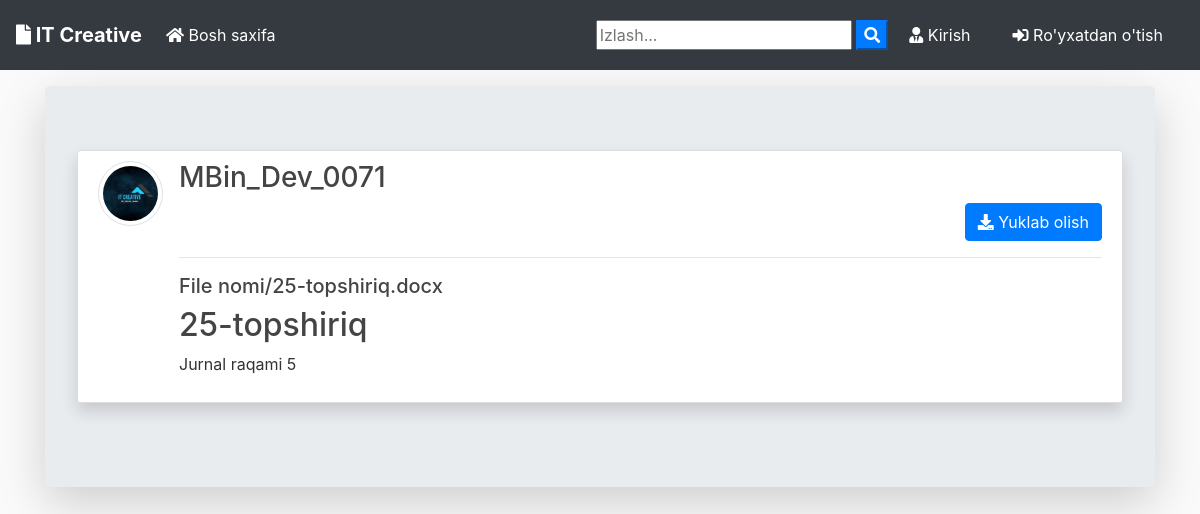
Page /post/23/ on the committed database.
### blog/models.py (models this page shows, shortened)
class Post(models.Model):
	title = models.CharField(max_length=100)
	file = models.FileField(null=True,blank=True,upload_to='File nomi')
	content = models.TextField()
	date_posted = models.DateTimeField(default=timezone.now)
	author = models.ForeignKey(User, on_delete=models.CASCADE)
	def extension(self):
		name, extension = os.path.splitext(self.file.name)
		return extension

### users/models.py (models this page shows, shortened)
class Profile(models.Model):
    user = models.OneToOneField(User, on_delete=models.CASCADE)
    image = models.ImageField(default='default.jpg', upload_to='profile_pics')

### blog/views.py (the view)
# urls.py: path('post/<int:pk>/', PostDetailView.as_view(), name='post-detail'),
class PostDetailView(DetailView):
    model = Post
    template_name = 'blog/post_detail.html'

### blog/templates/blog/post_detail.html (shortened to what this page needs)
{% extends "blog/base.html" %}
{% block content %}
<div class="jumbotron mt-3 shadow-lg">
<article class="media content-section shadow ">
   <a href="{{ object.author.profile.image.url }} " target="_blank"> <img src="{{ object.author.profile.image.url }}  " alt="" class="article-img rounded-circle img-thumbnail img-fluid">
   </a>
    <div class="media-body">
      <div class="">
        <div class="d-flex justify-content-between">
        <a class="mr-2 mt-0 mb-0  text-dark" href="{% url 'user-posts' object.author.username  %}"><h3>{{ object.author }}</h3></a>
        </div>
        {% if object.author != user %}
          <div class="form-group mt-0 pt-0 d-flex justify-content-end">
            <a href="{{ object.file.url }}" download class="btn btn-primary flex-last" type="submit"><i class="fas fa-download"></i> Yuklab olish</a>
          </div>
        {% endif %}
        <hr>
      </div>
      <div>
        {% if object.file %}
          {% if object.extension == '.jpg' or object.extension == 'jpeg' or object.extension == 'png' %}
            <a href="{{ object.file.url }}"  download ><img src="{{ object.file.url }}" alt="" class="img-fluid "></a>
            <a href="{{ object.file.url }}"  download class="text-dark"><h5>{{ object.file }}</h5></a>
          {% else %}
            <a href="{{ object.file.url }}"  download class="text-dark"><h5>{{ object.file }}</h5></a>
          {% endif %}
        {% endif %}
      </div>
      <h2>{{ object.title }}</h2>
      <p class="article-content">{{ object.content }}</p>
    </div>
  </article>
{% endblock content %}

### blog/static/blog/main.css (style rules this page uses)
body { background: #fafafa; color: #333333; margin-top: 0; }
h1, h2, h3, h4, h5, h6 { color: #444444; }
.content-section { background: #ffffff; padding: 10px 20px; border: 1px solid #dddddd; border-radius: 3px; margin-bottom: 20px; }
.article-content { white-space: pre-line; }
.article-img { height: 65px; width: 65px; margin-right: 16px; }

### rows in the picture
Post: author.profile.image (picture), author "MBin_Dev_0071", file "File nomi/25-topshiriq.docx", title "25-topshiriq", content "Jurnal raqami 5"
